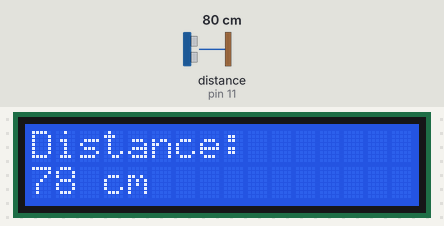
A sketch run on a simulated Arduino Uno, built with avr-gcc and run on an emulated ATmega328P. Parts: 16×2 character LCD. Wiring (inferred from the names in the program): ultrasonic range finder: trigger pin 12; echo pin 11. The inputs (shaded band) are chosen by the test bench; at power-on: distance to the obstacle (sensor on pin 11) 80 cm. The echo pulse lasts 58.3 µs per cm; what the sketch prints to the serial monitor is not drawn.

Above: at 1.2 s.
1.3 s: distance to the obstacle (sensor on pin 11) set to 2 cm
At 3.2 s:
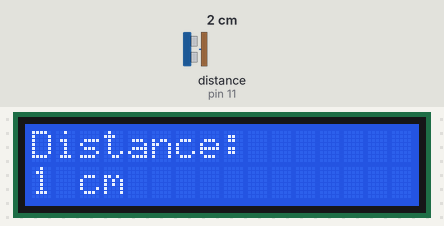
3.6 s: distance to the obstacle (sensor on pin 11) set to 4 cm
At 4.0 s:
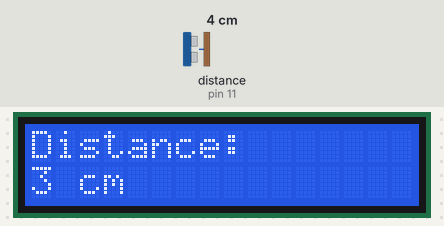
5.2 s: distance to the obstacle (sensor on pin 11) set to 9 cm
At 5.9 s:
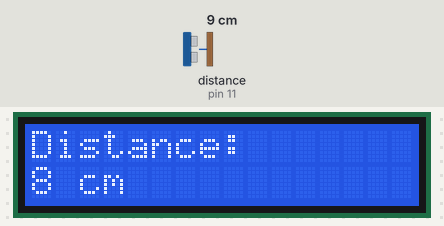
Timing chart, 0 to 8.2 s (numbered marks = the images above; inputs shaded):
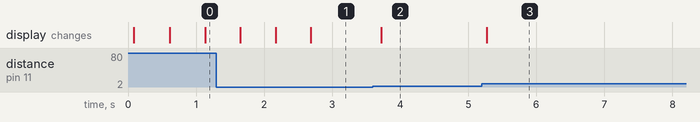

Measured:
- after the input at 1.3 s, the display: changes after 0.35 s (image 1)
- after the input at 3.6 s, the display: changes after 0.12 s (image 2)
- after the input at 5.2 s, the display: changes after 0.07 s (image 3)

The sketch:

Lab1-1.ino
```cpp
#include <Wire.h>
#include <LiquidCrystal_I2C.h>

// --- 硬體腳位定義 ---
int trigPin = 12; // 超音波模組的 Trig 接腳
int echoPin = 11; // 超音波模組的 Echo 接腳

// --- LCD 初始化 ---
// I2C 位址可能是 0x3F 或 0x27，請依您的模組確認
LiquidCrystal_I2C lcd(0x27, 16, 2);

// --- 變數定義 ---
float duration;         // 用來儲存 Echo 接腳接收到高電位的時長 (單位: 微秒)
int cm;                 // 換算後的距離 (單位: 公分)
float soundspeed = 0.034; // 音速 (單位: 公分/微秒)
float c;

void setup() {
  // 初始化序列埠，方便除錯
  Serial.begin(9600);

  // 設定 Trig 為輸出，Echo 為輸入
  pinMode(trigPin, OUTPUT);
  pinMode(echoPin, INPUT);

  // LCD 初始化與開啟背光
  lcd.init();
  lcd.backlight();
}

void loop(){

  // --- 步驟 1: 發射超音波 ---
  // 為了確保發出乾淨的脈衝，先將 trigPin 設為低電位
  digitalWrite(trigPin, LOW);
  delayMicroseconds(5);
  // 發送一個 10 微秒的高電位脈衝來觸發超音波模組
  digitalWrite(trigPin, HIGH);
  delayMicroseconds(10);
  digitalWrite(trigPin, LOW);

  // --- 步驟 2: 接收返回訊號並計算距離 ---
  // 使用 pulseIn() 函式來測量 echoPin 維持高電位的時間，
  // 這個時間就是超音波從發射到返回所花費的時間
  duration = pulseIn(echoPin, HIGH);

  // 距離 = (時間 * 音速) / 2
  // 因為聲音是去再回來，所以時間需要除以 2

  c = duration * soundspeed / 2;
  if(c<1000 && c>0){
    cm=c;
  }

  // --- 步驟 3: 顯示在序列埠監控視窗 ---
  Serial.print("Distance: ");
  Serial.print(cm);
  Serial.println(" cm");

  // --- 步驟 4: 顯示在 LCD 螢幕上 ---
  lcd.clear();             // 清除螢幕，避免舊資料殘留
  lcd.setCursor(0, 0);     // 將游標設定到第一行 (行0) 的開頭 (欄0)
  lcd.print("Distance:");    // 在第一行顯示 "Distance:"

  lcd.setCursor(0, 1);     // 將游標設定到第二行 (行1) 的開頭 (欄0)
  lcd.print(cm);             // 顯示計算出來的公分
  lcd.print(" cm");         // 在後面加上單位 " cm"

  // 延遲 500 毫秒再進行下一次測量
  delay(500);
}
```
